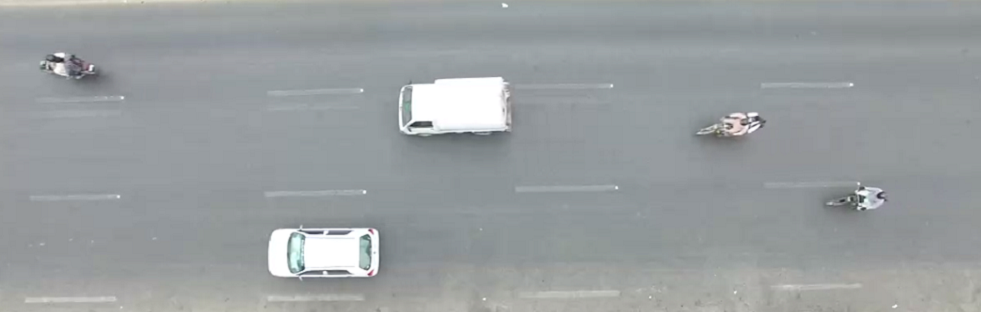
#> input picture foregroundimage.png, 981 x 312 px, given in place of backgroundimage.png, which was not available
$ python background2.py
#> lines starting #> are read from the running program, lines starting #| are printed output that depends on the picture; pictures that were not available may be replaced by others from this repository, and a replacement may not be noted
import cv2
import numpy

empty =cv2.imread('backgroundimage.png')
#> empty is the input picture: shape (312, 981, 3); mean B, G, R 160.2, 158.5, 153.6
full = cv2.imread('CARS_CROPPED3.png')
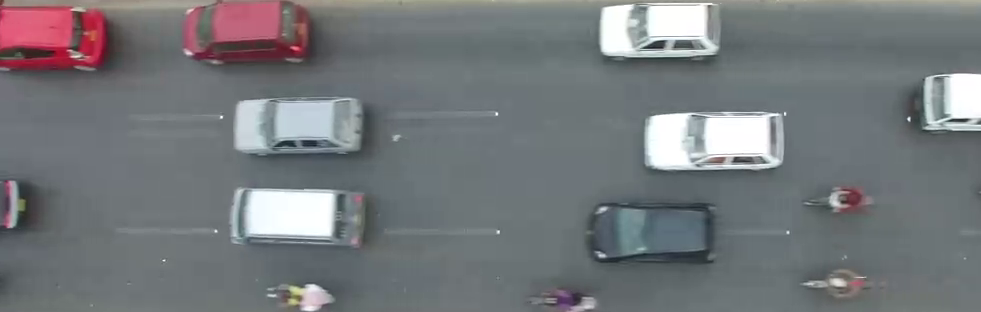
#> input picture CARS_CROPPED3.png, 981 x 312 px
#> full is the input picture: shape (312, 981, 3); mean B, G, R 123.1, 120, 116.8
empty = cv2.GaussianBlur(empty,(5,5),0)
full = cv2.GaussianBlur(full,(5,5),0)
#newimg = full-empty
#newimg = cv2.absdiff(full,empty)
newimg = cv2.bitwise_xor(full,empty)
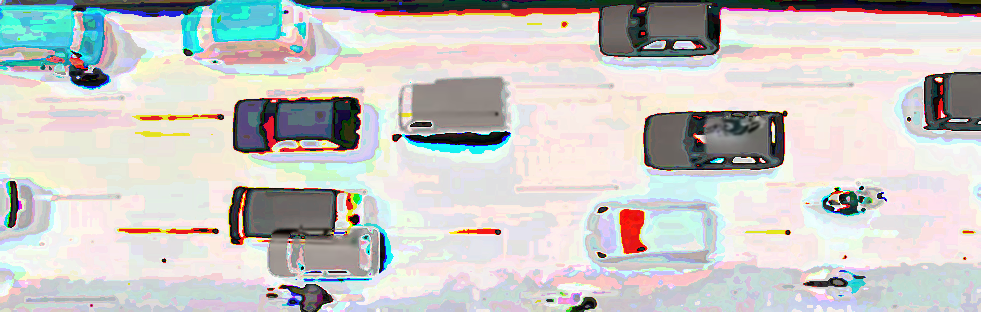
#> newimg: shape (312, 981, 3); mean B, G, R 197.2, 199.6, 201
_, car_with_shadow = cv2.threshold(newimg, 170, 255, cv2.THRESH_BINARY)
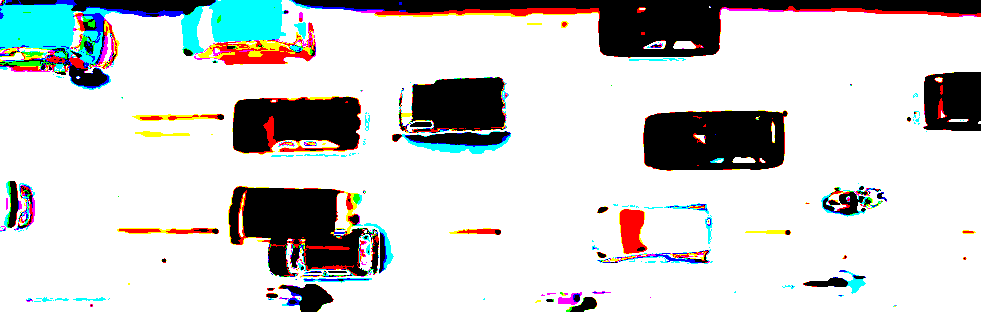
#> car_with_shadow: shape (312, 981, 3); mean B, G, R 206.1, 206.7, 204.8
_, car_with_only_shadow = cv2.threshold(newimg, 70, 255, cv2.THRESH_BINARY)
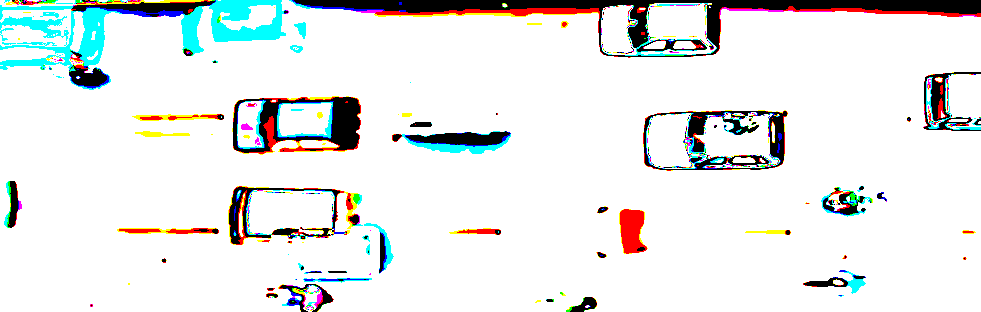
#> car_with_only_shadow: shape (312, 981, 3); mean B, G, R 232.1, 232.9, 229.5
withoutshadow = cv2.bitwise_xor(car_with_shadow,car_with_only_shadow)
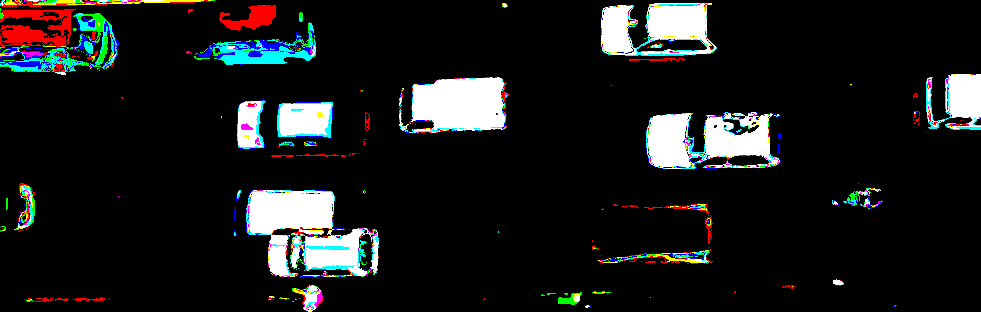
#> withoutshadow: shape (312, 981, 3); mean B, G, R 26, 26.2, 24.7
_, withoutshadow = cv2.threshold(withoutshadow, 70, 255, cv2.THRESH_BINARY)
erode = cv2.erode(car_with_only_shadow,None,iterations=1)
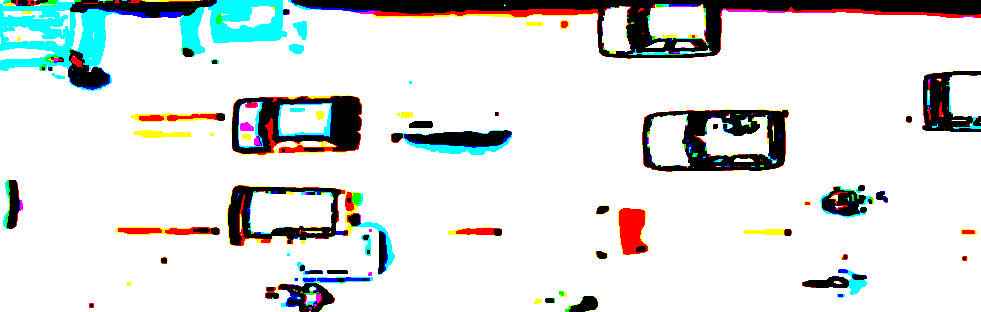
#> erode: shape (312, 981, 3); mean B, G, R 222.6, 223.8, 219.5
cv2.imshow('shadowremoved',withoutshadow)
cv2.imshow('only shadow',car_with_only_shadow)
cv2.imshow('car with shadow',car_with_shadow)
cv2.imshow('original',erode)
cv2.imshow("fa",full)
cv2.imwrite("ERODE4.png",withoutshadow)
cv2.waitKey()
cv2.destroyAllWindows()
